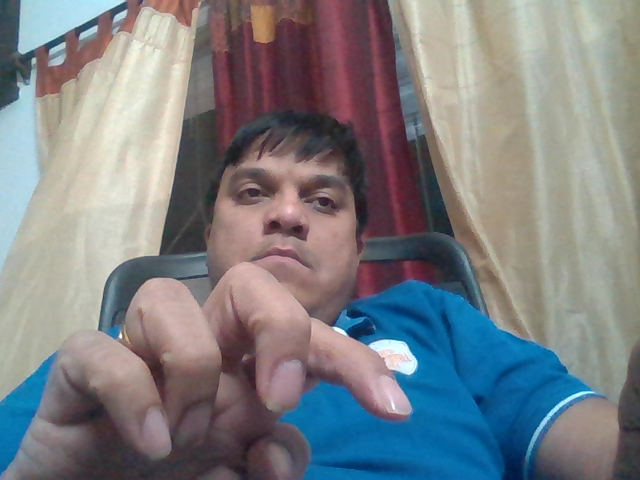
#> input picture camera_frame_0.png, 640 x 480 px
$ python sysargcheck.py camera_frame_0.png out.png
#> lines starting #> are read from the running program, lines starting #| are printed output that depends on the picture
# Import the required packages
import argparse
import cv2

# We first create the ArgumentParser object
# The created object 'parser' will have the necessary information
# to parse the command-line arguments into data types.
parser = argparse.ArgumentParser()

# We add 'path_image' argument using add_argument() including a help. The type of this argument is string (by default)
parser.add_argument("path_image", help="path to input image to be displayed")
parser.add_argument("path_image_output", help="path of the processed image to be saved")

# The information about program arguments is stored in 'parser'
# Then, it is used when the parser calls parse_args().
# ArgumentParser parses arguments through the parse_args() method:
args = parser.parse_args()

# We can now load the input image from disk:
image = cv2.imread(args.path_image)
#> image is the input picture: shape (480, 640, 3); mean B, G, R 131.5, 127.7, 125.2


# Process the input image (convert it to grayscale):
gray_image = cv2.cvtColor(image, cv2.COLOR_BGR2GRAY)
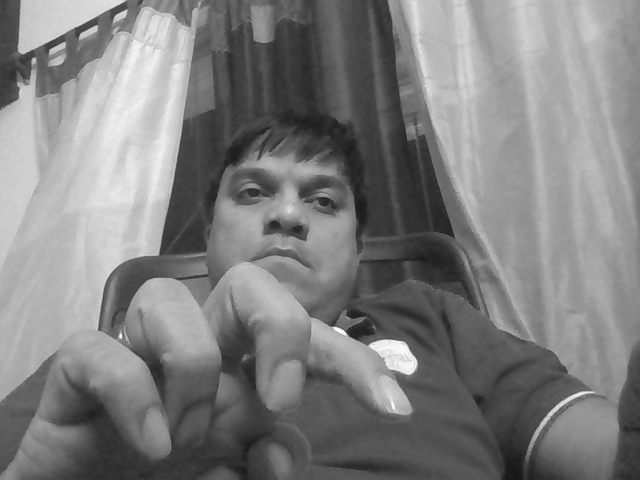
#> gray_image: shape (480, 640); min 22, max 255, mean 127.4

# Show the loaded image:
cv2.imshow("loaded image", image)

# Show the processed image:
cv2.imshow("gray image", gray_image)

# Save the processed image to disk:
cv2.imwrite(args.path_image_output, gray_image)


# Wait until a key is pressed:
cv2.waitKey(0)

# Destroy all windows:
cv2.destroyAllWindows()
